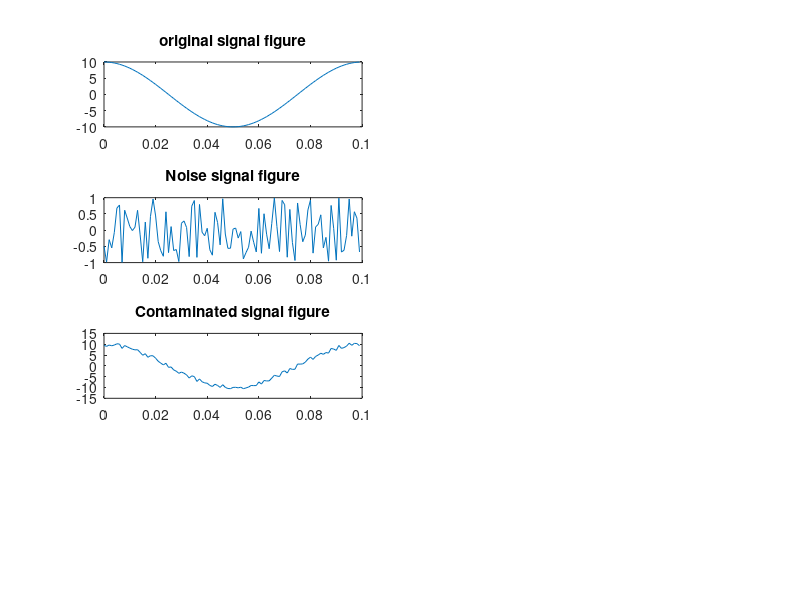

Write MATLAB code to recreate this figure. (Note: this script raises an error after producing the figure.)
clc
close all

Fs=1000;
Ts=1/Fs;
Length=100;
t=(0:Length-1)*Ts;

f=10;
f2=4;

%noise=rand(1,Length);
original_signal= 10*cos(2*pi*f*t);
noise=1-2*rand(1,Length);% +cos(2*pi*f2*t);
Signal=original_signal+noise;
subplot(4,2,1);
plot(t,original_signal)
title('original signal figure');

subplot(4,2,3);
plot(t,noise)
title('Noise signal figure');

subplot(4,2,5);
plot(t,Signal)
title('Contaminated signal figure');


%% Original FFT
[megnitude,output]=myFFT_normalisation(original_signal,Fs);
subplot(4,2,2);
plot(megnitude,output)
xlabel('Frequency (f)'); 
ylabel('|x(f)|');
title('original_signal Spectrum of x(t)');

%% Noise FFT
[megnitude,output]=myFFT_normalisation(noise,Fs);
subplot(4,2,4);
plot(megnitude,output)
xlabel('Frequency (f)'); 
ylabel('|x(f)|');
title('Noise Signal Spectrum of x(t)');

%% Contaminated signal FFT
[megnitude,output]=myFFT_normalisation(Signal,Fs);
subplot(4,2,6);
plot(megnitude,output)
xlabel('Frequency (f)'); 
ylabel('|x(f)|');
title('Contaminated signal Spectrum of x(t)');

%% Denoise 
threshold=2;
Output=myDCT(Signal, threshold, Length);

%% Denoise FFT
hold on
[megnitude,output]=myFFT_normalisation(Output,Fs);
plot(megnitude,output,'r')
hold off 

subplot(4,2,8);
plot(megnitude,output)
xlabel('Frequency (f)'); 
ylabel('|x(f)|');
title('Denoise signal Spectrum of x(t)');

subplot(4,2,7);
plot(t,Output);
title('Removal Signal');

%% ------------ My function definition--------------------------%
function [megnitude,output]=myFFT_normalisation(input_signal,Sample_frequency)
 fft_Length=length(input_signal);
 fft_temp=2^nextpow2(fft_Length);
 output= fft(input_signal,fft_temp);
 output=2*abs(output(1:fft_Length/2+1));
 megnitude= Sample_frequency/2*linspace(0,1,fft_Length/2+1); 
end

function output=myDCT(intput_signal, threshold, DCT_Length)
    %% DCT
    Filter=dct(eye(DCT_Length));
    Output=Filter*intput_signal';
    %% Noise Removal
    for element=1:size(Output,1)
        if abs(Output(element))< threshold
            Output(element)=0;
        end
    end  
    %% IDCT
    output=idct(Output);
end